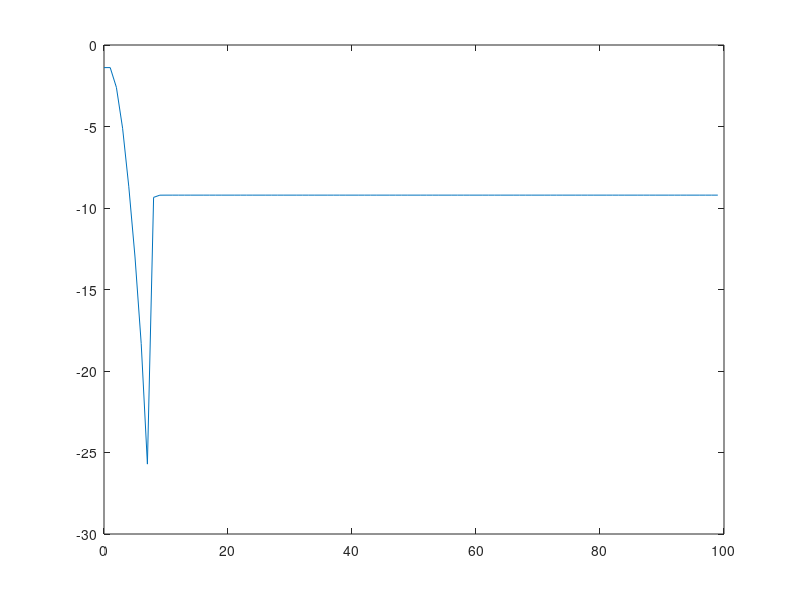

Here is the MATLAB script that generated this plot:
rng(0);

% Synthetic data where Iv=image with vertical white line, Ih = Image with horizontal white line
Iv = zeros(40,40); Iv(:,5)=1;
Ih = zeros(40,40); Ih(30,:)=1;
K = zeros(40,40);
%imshow(K)
thv = randn(1,1);
thh = randn(1,1);
yv = 0;
yh = 1;
Fv = 0; Fh = 0;

% Convolution
Fv = sum(sum(Iv.*flip(flip(K,1),2)));
Fh = sum(sum(Ih.*flip(flip(K,1),2)));

% No pooling is done because the pool layer has width=1,stride=1 that is equal to the image

%Initial Calculations
yv_hat = 1./(1+exp(-Fv.*thv));
yh_hat = 1./(1+exp(-Fh.*thh));
Jold = yv*log(yv_hat)+(1-yv).*log(1-yv_hat)+yh*log(yh_hat)+(1-yh).*log(1-yh_hat);
Jnew = Jold; J = [];
iter = 0; itm = []; 
lr = 0.09;

% Gradient calculations
while iter <100 
    grad_th = Fv*(yv_hat-yv)+ Fh*(yh_hat-yh);
    grad_k = thv*(yv_hat-yv)*flip(flip(Iv,1),2) + thh*(yh_hat-yh)*flip(flip(Ih,1),2); %we dont do select/reeshape here because the
    thv = thv + 0.5*lr*grad_th;
    thh = thh + 0.5*lr*grad_th;
    K = K + 0.5*lr*grad_k;
    
    %recalculating the values after the change in the kernel and theta
    Fv = sum(sum(Iv.*flip(flip(K,1),2)));
    Fh = sum(sum(Ih.*flip(flip(K,1),2)));
    yv_hat = 1./(1+exp(-Fv.*thv));
    yh_hat = 1./(1+exp(-Fh.*thh));
    
    %avoid Nan/Inf
    if yv_hat == 0
        yv_hat = 0.0001;
    end
    
    if yh_hat == 0
        yh_hat = 0.0001;
    end
    
    if yv_hat == 1
        yv_hat = 0.9999;
    end
    
    if yh_hat == 1
        yh_hat = 0.9999;
    end
    
    if Jnew > Jold
       lr = 0.5*lr; 
    end
    
    %store values so as to plot later
    itm = [itm,iter];
    J = [J,Jold];
    
    %calculate Log likelihood    
    Jold = Jnew;
    Jnew = yv*log(yv_hat)+(1-yv).*log(1-yv_hat)+yh*log(yh_hat)+(1-yh).*log(1-yh_hat);
    iter = iter+1;
end

%imshow(K,[-10^8,10^8])
plot(itm,J)